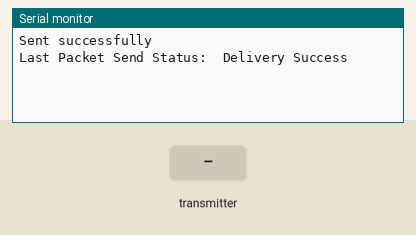
Simulated run of this sketch. Board: ESP32. Parts: the last lines printed to the serial monitor. The inputs (shaded band) are chosen by the test bench.

Above: at 1.2 s.
1.3 s: the transmitter starts sending Floor = 0
At 1.61 s:
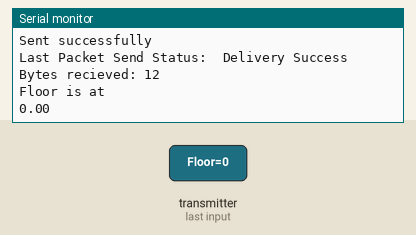
2.8 s: the transmitter starts sending Floor = 25
At 3.11 s:
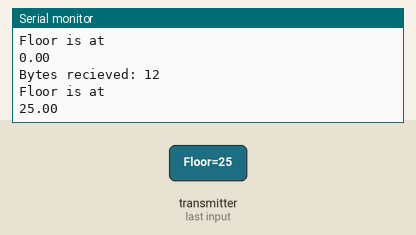

Measured:
- after the input at 1.3 s, the serial monitor: prints a new line at once (image 1)
- after the input at 2.8 s, the serial monitor: prints a new line at once (image 2)

The sketch:

PTP.ino
```cpp
#include <esp_now.h>
#include <WiFi.h>
#include <Wire.h>

//MAC Address of your receiver
uint8_t broadcastAddress[] = {0xf0, 0x24, 0xf9, 0x7a, 0x39, 0x14};

//Variable to store signal to be sent
float active1;
float active2;
float active3;

//Variables to store incoming readings
float incomingFloor;
float incomingControlArms;
float incomingPosition;

//Variable to store if sending data was successful
String success;

//Structure that holds readings
typedef struct struct_message {
  float Floor;
  float ControlArms;
  float Position;
} struct_message;

//Storage for incoming and outgoing readings
struct_message incomingReadings;
struct_message outgoingReadings;

//Variable to store info about the peer
esp_now_peer_info_t peerInfo;

//Callback function for when data is sent
void OnDataSent (const uint8_t* mac_addr, esp_now_send_status_t status) {
  Serial.print("\r\nLast Packet Send Status:\t");
  Serial.println(status == ESP_NOW_SEND_SUCCESS ? "Delivery Success" : "Delivery Fail");
  if (status == 0) {
    success = "Delivery Success :)";
  } else {
    success = "Delivery Failed :(";
  }
}

//Callback function for when data is recieved
void OnDataRecv (const uint8_t* mac, const uint8_t* incomingData, int len) {
  memcpy(&incomingReadings, incomingData, sizeof(incomingReadings));
  Serial.print("Bytes recieved: ");
  Serial.println(len);
  incomingFloor = incomingReadings.Floor;
  incomingControlArms = incomingReadings.ControlArms;
  incomingPosition = incomingReadings.Position;
  Serial.println("Floor is at ");
  Serial.println(incomingReadings.Floor);
}

void setup() {
  Serial.begin(115200);
  WiFi.mode(WIFI_STA);

  //Initialise ESP_NOW
  if(esp_now_init() != ESP_OK) {
    Serial.println("Error initialising ESP_NOW");
    return;
  }
  //Once ESP_NOW is initialised, we will send CB to get the status of the transmitted packet
  esp_now_register_send_cb(OnDataSent);
  //Register peer
  memcpy(peerInfo.peer_addr, broadcastAddress, 6);
  peerInfo.channel = 0;
  peerInfo.encrypt = false;
  //Add peer
  if (esp_now_add_peer(&peerInfo) != ESP_OK) {
    Serial.println("Failed to add peer");
    return;
  }
  //Register for a callback function that will be called when data recieved
  esp_now_register_recv_cb(esp_now_recv_cb_t(OnDataRecv));
}

void loop() {
  //Set values to be sent
  outgoingReadings.Floor = 20;
  outgoingReadings.ControlArms = 50;
  outgoingReadings.Position = 33,33;

  //Send message w/ ESP-NOW
  esp_err_t result = esp_now_send(broadcastAddress, (uint8_t*) &outgoingReadings, sizeof(outgoingReadings));
  if (result == ESP_OK) {
    Serial.println("Sent successfully");
  } else {
    Serial.println("Error sending");
  } delay(10000);
}
```
